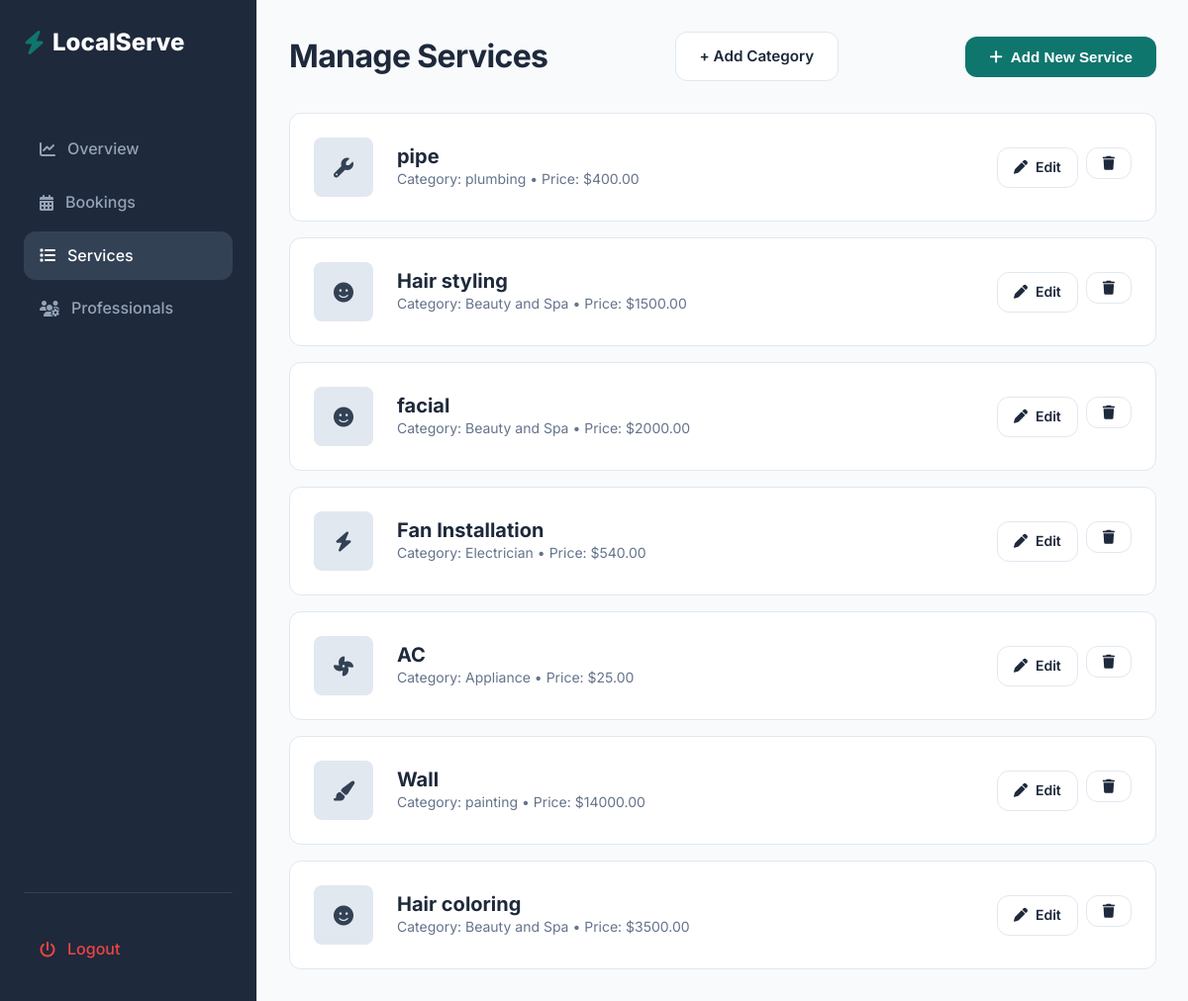
Before: /services/admin_services/ (signed in) with the older database file.
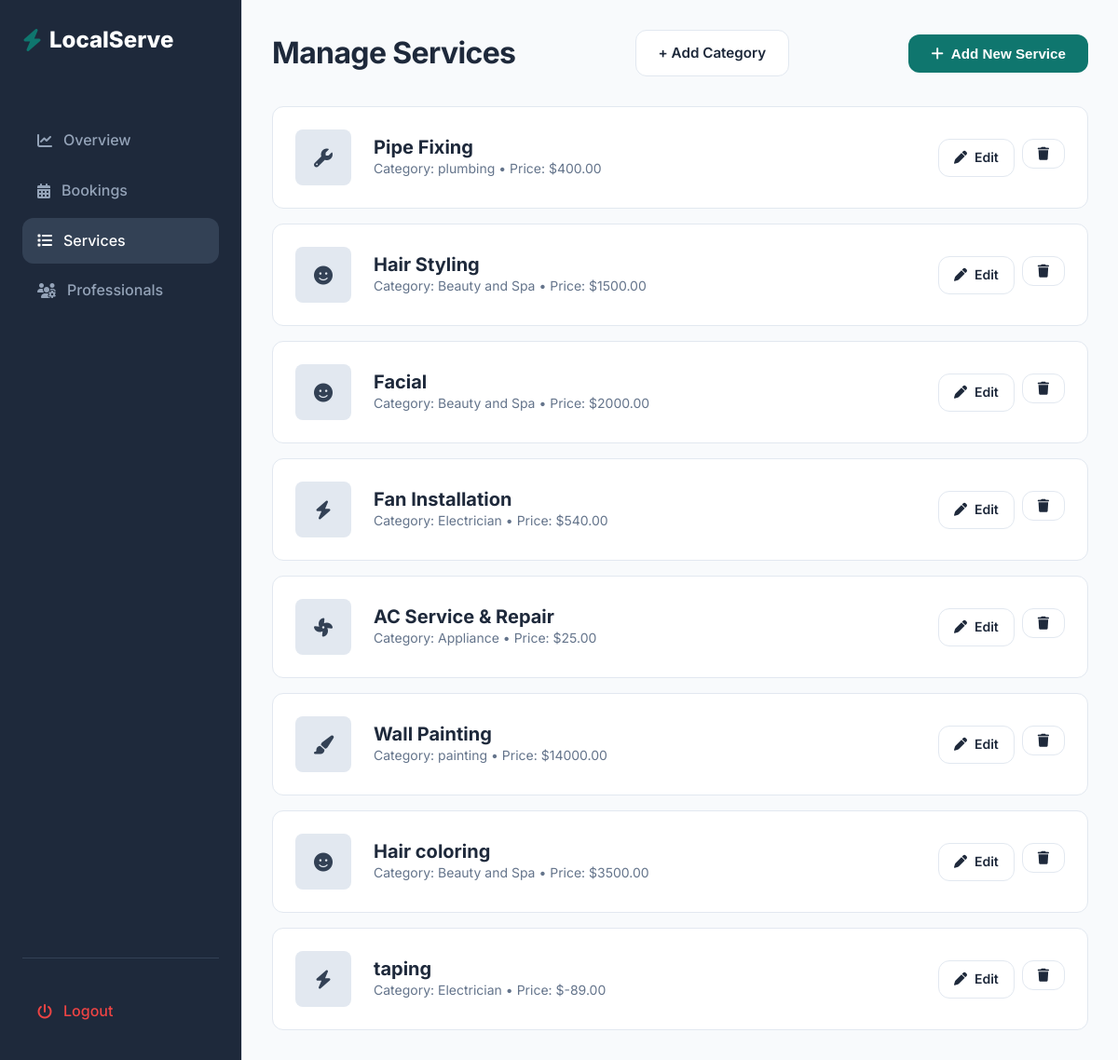
After: the same page with the newer database file.
### services/models.py (models this page shows, shortened)
class Service(models.Model):
    category = models.ForeignKey(ServiceCategory, on_delete=models.CASCADE, related_name = "services")
    title = models.CharField(max_length=150)
    description = models.TextField()
    price = models.DecimalField(max_digits=8,decimal_places=2)
    duration_minutes = models.IntegerField()
    image = models.ImageField(upload_to="services/",blank=True, null=True)
    is_active = models.BooleanField(default=True)
    created_at = models.DateTimeField(auto_now_add=True)
    is_best_seller = models.BooleanField(default=False)
    includes = models.TextField(blank=True,default="",
        help_text="Enter one item per line (e.g. Deep dusting, Floor cleaning, etc.)"
    )

class ServiceCategory(models.Model):
    name = models.CharField(max_length = 100)
    icon = models.CharField(max_length = 100,blank=True)
    is_active = models.BooleanField(default = True)

### services/views.py (the view)
# urls.py: path('admin_services/',views.admin_services, name='admin_services'),
@login_required
@never_cache
def admin_services(request):
    services = Service.objects.select_related('category').all()
    return render(request,'admin/services/admin_services.html',{'services':services})

### templates/admin/services/admin_services.html (shortened to what this page needs)
{% extends "base_admin.html" %}
        {% block content %}
            <div class="flex justify-between items-center" style="margin-bottom: 2rem;">
                <h2>Manage Services</h2>
                <a href="{% url 'add_category' %}" class="btn btn-secondary">
                    + Add Category
                </a>
                <a href="{% url "add_service" %}">
                <button class="btn btn-primary"><i class="fa-solid fa-plus"></i> Add New Service</button>
                </a>
            </div>
            <div class="grid grid-cols-1 gap-md">
                 {% for service in services %}
                <div class="card flex justify-between items-center">
                    <div class="flex items-center gap-lg">
                        <div
                            style="width: 60px; height: 60px; background: #E2E8F0; border-radius: 8px; display: flex; align-items: center; justify-content: center;">
                            <i class="fa-solid {{ service.category.icon }} fa-lg"></i>
                        </div>
                        <div>
                            <h4 style="margin: 0;">{{ service.title }}</h4>
                            <p class="text-sm text-light">Category: {{service.category.name}} • Price: ${{ service.price }}</p>
                        </div>
                    </div>
                    <div class="flex gap-sm">
                        <a href="{% url "edit_service" service.id %}" class="btn btn-secondary btn-sm"><i class="fa-solid fa-pen"></i> Edit</a>
                        <form action="{% url 'delete_service' service.id %}" method="post" style="display:inline;">
                        <button class="btn btn-secondary btn-sm text-danger" onclick="return confirm('Are you sure you want to delete this service?');"><i class="fa-solid fa-trash"></i></button>
                        </form>
                    </div>
                </div>
                {% endfor %}
            </div>
        {% endblock %}

Changed rows visible on the page:
changed Service "plumbing": title "pipe" → "Pipe Fixing"
changed Service: title "Hair styling" → "Hair Styling"
changed Service: title "facial" → "Facial"
changed Service "Appliance": title "AC" → "AC Service & Repair"
changed Service "painting": title "Wall" → "Wall Painting"
added Service: title "taping", category.name "Electrician", price "-89.00"
